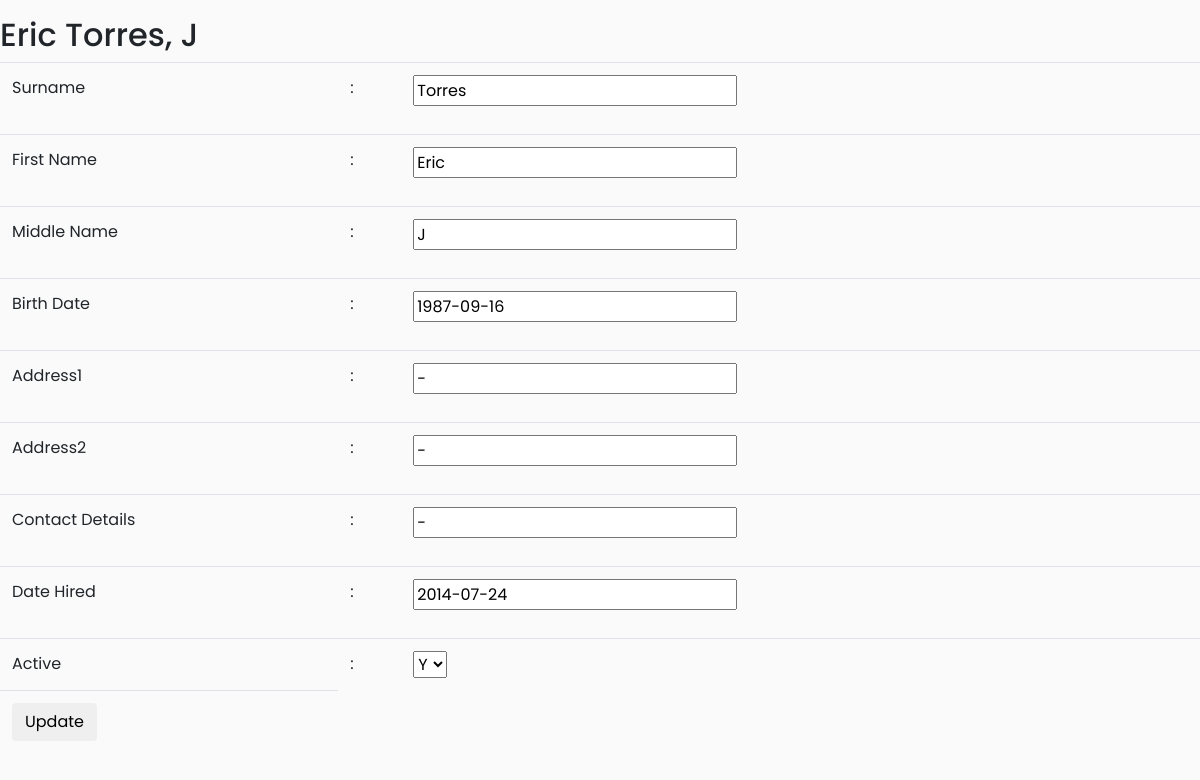
The page /mnt_staff.php?staff_id=0000000002 on the database its author committed.
### tables this page shows
CREATE TABLE `employee_master` (
  `specialist_id` varchar(10) NOT NULL,
  `emp_fname` varchar(100) DEFAULT NULL,
  `emp_sname` varchar(100) DEFAULT NULL,
  `emp_mname` varchar(100) DEFAULT NULL,
  `bdate` date DEFAULT NULL,
  `gender` enum('M','F') DEFAULT NULL,
  `addr1` varchar(100) DEFAULT NULL,
  `addr2` varchar(100) DEFAULT NULL,
  `contact_details` varchar(100) DEFAULT NULL,
  `hire_date` date DEFAULT NULL,
  `isactive` enum('Y','N') DEFAULT NULL,
  `user_id` varchar(10) DEFAULT NULL,
  PRIMARY KEY (`specialist_id`)
);

### mnt_staff.php (the view, shortened to what this page needs)
<?php
include 'include/funcs.php';
$staff_id = $_GET["staff_id"] ?? "";
$staff = $pdo->prepare("SELECT *,
							CONCAT(emp_fname,' ', emp_sname, ', ', emp_mname) AS staffname,
	    					concat(addr1,' ', addr2) as address
    					FROM employee_master
    					WHERE specialist_id = :staff_id ");
$staff->execute( array(':staff_id' => $staff_id));
$result =  $staff->fetch();
echo "<p><h2>$result[staffname]</h2>";
?>
<!DOCTYPE html>
<html>
<head>
    <link rel="stylesheet" href="https://stackpath.bootstrapcdn.com/bootstrap/4.1.0/css/bootstrap.min.css">
    <link rel="stylesheet" href="css/style.css">
<link rel="stylesheet" href="//code.jquery.com/ui/1.12.1/themes/base/jquery-ui.css">
</head>
<body>
<?php
$emp_sname = $result['emp_sname'];
$emp_fname = $result['emp_fname'];
$emp_mname = $result['emp_mname'];
$bdate = $result['bdate'];
$addr1 = $result['addr1'];
$addr2 = $result['addr2'];
$contacts = $result['contact_details'];
$hire_date = $result['hire_date'];
$isactive = $result['isactive'];
?>
<form method="post" id="insert_form" method="POST" action="mnt_staff.php">
	<table class="table">
		<tr>
			<td>Surname</td>
			<td>:</td>
			<td><input type="text" class="form-group" name="emp_sname" value="<?php echo $emp_sname; ?>"></td>
		</tr>
		<tr>
			<td>First Name</td>
			<td>:</td>
			<td><input type="text" class="form-group" name="emp_fname" value="<?php echo $emp_fname; ?>"></td>
		</tr>
		<tr>
			<td>Middle Name</td>
			<td>:</td>
			<td><input type="text" class="form-group" name="emp_mname" value="<?php echo $emp_mname; ?>"></td>
		</tr>
		<tr>
			<td>Birth Date</td>
			<td>:</td>
			<td>
				<input type="text" id="bdate"  name="bdate" class="form-group" value="<?php echo $bdate; ?>">
			</td>
		</tr>
		<tr>
			<td>Address1</td>
			<td>:</td>
			<td>
				<input type="text" name="addr1" class="form-group" value="<?php echo $addr1; ?>">
			</td>
		</tr>
		<tr>
			<td>Address2</td>
			<td>:</td>
			<td>
				<input type="text" name="addr2" class="form-group" value="<?php echo $addr2; ?>">
			</td>
		</tr>
		<tr>
			<td>Contact Details</td>
			<td>:</td>
			<td>
				<input type="text" name="contacts" class="form-group" value="<?php echo $contacts; ?>">
			</td>
		</tr>
		<tr>
			<td>Date Hired</td>
			<td>:</td>
			<td>
				<input type="text" id="hire_date"  name="hire_date" class="form-group" value="<?php echo $hire_date; ?>">
			</td>
		</tr>
		<tr>
			<td>Active</td>
			<td>:</td>
			<td>
				<select name="isactive">
					<?php echo "<option value=$isactive selected>$isactive</option>"; ?>
				</select>
			</td>
		</tr>
		<tr>
			<td>
				<button type="submit" class="btn btn-default" name="submit">Update</button>
			</td>
		</tr>
	</table>
</form>
</body>
</html>

### css/style.css (style rules this page uses)
body { font-family: 'Poppins', sans-serif; background: #fafafa; }
p { font-family: 'Poppins', sans-serif; font-size: 1.1em; font-weight: 300; line-height: 1.7em; color: #999; }

### rows shown on the page
employee_master: emp_sname "Torres", emp_fname "Eric", emp_mname "J", bdate "1987-09-16", addr1 "-", addr2 "-", contacts "-", hire_date "2014-07-24", isactive "Y"

### other values the page prints
$result[staffname] "Eric Torres, J"
